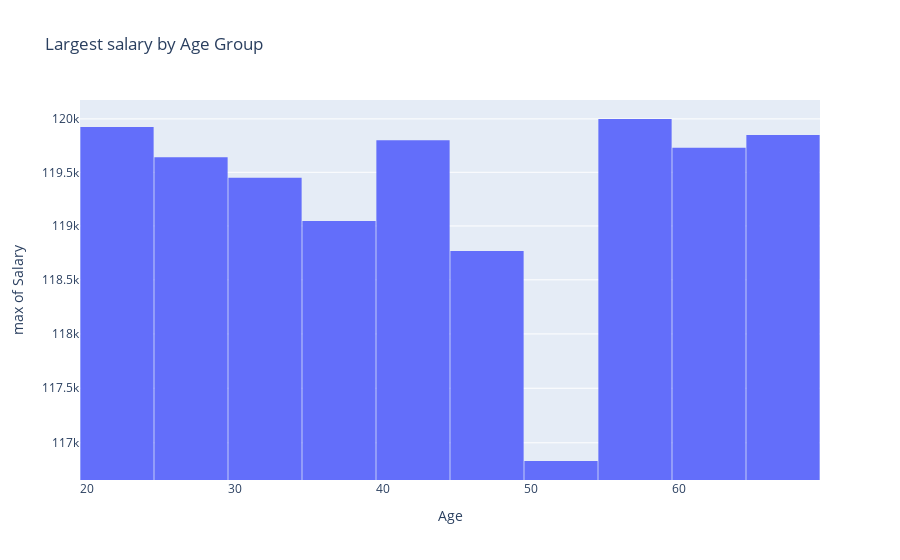

Here is the notebook cell this chart was saved with:
### Markdown cell above
### Greatest salary by Age group

### Code cell
px.histogram(data, x='Age', y="Salary", nbins=10, histfunc='max', log_y=True, title="Largest salary by Age Group").update_layout(bargap=0.01).show()

### Figure 1 — Plotly figure (JSON) as saved in the notebook; plotly's stock layout.template omitted (floating-point values rounded to 4 significant figures; data arrays with more than 128 entries replaced by an {"elided": "..."} marker saying what was removed)
{"data": [{"alignmentgroup": "True", "bingroup": "x", "histfunc": "max", "hovertemplate": "Age=%{x}<br>max of Salary=%{y}<extra></extra>", "legendgroup": "", "marker": {"color": "#636efa", "pattern": {"shape": ""}}, "name": "", "nbinsx": 10, "offsetgroup": "", "orientation": "v", "showlegend": false, "type": "histogram", "x": {"elided": "3000 int values"}, "xaxis": "x", "y": {"elided": "3000 float values"}, "yaxis": "y"}], "layout": {"bargap": 0.01, "barmode": "relative", "legend": {"tracegroupgap": 0}, "title": {"text": "Largest salary by Age Group"}, "xaxis": {"anchor": "y", "domain": [0, 1], "title": {"text": "Age"}}, "yaxis": {"anchor": "x", "domain": [0, 1], "title": {"text": "max of Salary"}, "type": "log"}}}
